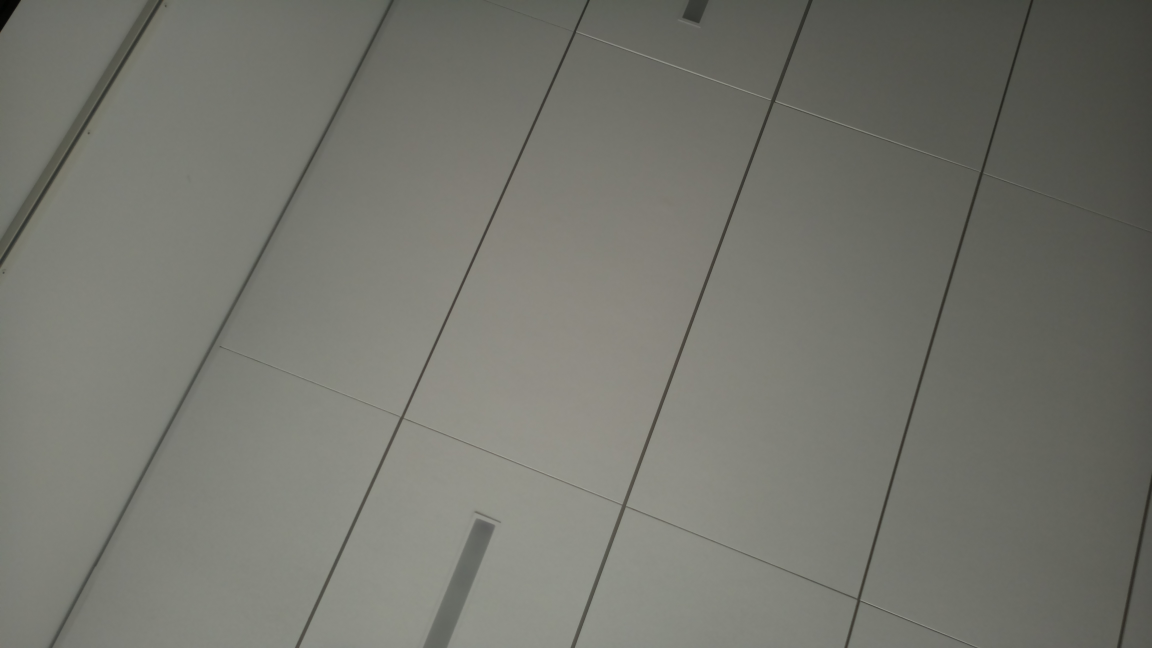
#> input picture motion_detect/test.jpg, 4608 x 2592 px (shown at 1/4 size)
$ python motion_detect.py test.jpg test.jpg
#> lines starting #> are read from the running program, lines starting #| are printed output that depends on the picture
#!/usr/bin/env python3
'''
2022-2024 Kjeld Jensen

sudo apt install python3-opencv
'''

# parameters

# imports
import sys
import cv2
import numpy as np
import os

class cam_class():
	def __init__(self):
		pass

	def img_scale(self, img):
		scale_percent = 15 # percent of original size
		width = int(img.shape[1] * scale_percent / 100)
#> width = 691
		height = int(img.shape[0] * scale_percent / 100)
#> height = 388
		dim = (width, height)
#> dim = (691, 388)
		img_scaled = cv2.resize(img, dim, interpolation = cv2.INTER_AREA)
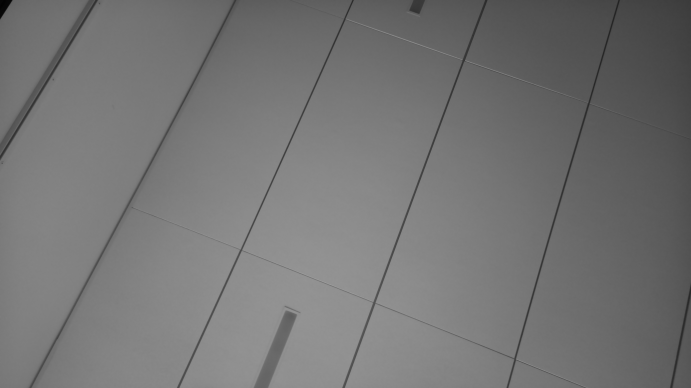
#> img_scaled: shape (388, 691); min 2, max 154, mean 116.4
		return img_scaled

	def img_process(self, img):
		img = cv2.cvtColor(img, cv2.COLOR_BGR2GRAY)
		img = self.img_scale(img)
		img = cv2.GaussianBlur(img, (21, 21), 0)
#> img: shape (388, 691)
		return img

	def motion_detect(self, path_img1, path_img2):
		motion = False
		img1 = self.img_process(cv2.imread(path_img1))
		img2 = self.img_process(cv2.imread(path_img2))

		# inspired by https://raw.githubusercontent.com/cristianpb/object-detection/master/backend/motion.py
		img_diff = cv2.absdiff(img1, img2)
#> img_diff: shape (388, 691); every value is 0
		#img_prev = img

		# 4. Dilute the image a bit to make differences more seeable; more suitable for contour detection
		kernel = np.ones((5, 5))
		img_diff = cv2.dilate(img_diff, kernel, 1)

		# 5. Only take different areas that are different enough (>20 / 255)
		img_thresh = cv2.threshold(src=img_diff, thresh=20, maxval=255, type=cv2.THRESH_BINARY)[1]
		#cv2.imwrite("./img_thresh.png", img_thresh)

		contours, _ = cv2.findContours(image=img_thresh, mode=cv2.RETR_EXTERNAL, method=cv2.CHAIN_APPROX_SIMPLE)
#> contours = []
		#cv2.drawContours(image=img, contours=contours, contourIdx=-1, color=(0, 255, 0), thickness=2, lineType=cv2.LINE_AA)

		motion = False
		for contour in contours:
			if cv2.contourArea(contour) < 100:
			# too small: skip!
				continue
			motion = True
			(x, y, w, h) = cv2.boundingRect(contour)
			cv2.rectangle(img=img2, pt1=(x, y), pt2=(x + w, y + h), color=(255, 255, 0), thickness=4)
#> this loop made 0 passes
		if motion:
			motion = True
		output_folder = "motion_detect_images"
		if not os.path.exists(output_folder):
			os.makedirs(output_folder)
		cv2.imwrite("./motion_detect_images/motion_detect.png", img2)
		return motion


def main():
	cam = cam_class()
	if len(sys.argv) != 3:
		print("Usage: python3 motion_detect.py file1 file2")
		return

	path_img1 = sys.argv[1]
	path_img2 = sys.argv[2]
	motion = cam.motion_detect (path_img1, path_img2)
	if motion:
		print ('Motion detected')
	else:
		print ('No motion')


if __name__ == "__main__":
	main()
